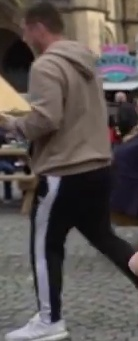
#> input picture BoT-SORT/00030.jpg, 138 x 341 px
$ python -i gmc.py   (imports and definitions only)
#> lines starting #> are read from the running program, lines starting #| are printed output that depends on the picture
#> further down, picture is the input picture: shape (341, 138, 3); mean B, G, R 80.4, 82.9, 90.4
import cv2
import matplotlib.pyplot as plt
import numpy as np
import copy
import time


class GMC:
    def __init__(self, method: str='sparseOptFlow', downscale=2, verbose=None):
        super(GMC, self).__init__()

        self.method = method.lower()
        self.downscale = max(1, int(downscale))

        if self.method == 'orb':
            self.detector = cv2.FastFeatureDetector_create(20)
            self.extractor = cv2.ORB_create()
            self.matcher = cv2.BFMatcher(cv2.NORM_HAMMING)

        elif self.method == 'sift':
            self.detector = cv2.SIFT_create(nOctaveLayers=3, contrastThreshold=0.02, edgeThreshold=20)
            self.extractor = cv2.SIFT_create(nOctaveLayers=3, contrastThreshold=0.02, edgeThreshold=20)
            self.matcher = cv2.BFMatcher(cv2.NORM_L2)

        elif self.method == 'ecc':
            number_of_iterations = 5000
            termination_eps = 1e-6
            self.warp_mode = cv2.MOTION_EUCLIDEAN
            self.criteria = (cv2.TERM_CRITERIA_EPS | cv2.TERM_CRITERIA_COUNT, number_of_iterations, termination_eps)

        elif self.method == 'sparseoptflow':
            self.feature_params = dict(maxCorners=1000, qualityLevel=0.01, minDistance=1, blockSize=3, useHarrisDetector=False, k=0.04)
            # self.gmc_file = open('GMC_results.txt', 'w')

        elif self.method == 'file' or self.method == 'files':
            seqName = verbose[0]
            ablation = verbose[1]
            if ablation:
                filePath = rf'tracker/GMC_files/MOT17_ablation'
            else:
                filePath = rf'tracker/GMC_files/MOTChallenge'

            if '-FRCNN' in seqName:
                seqName = seqName[:-6]
            elif '-DPM' in seqName:
                seqName = seqName[:-4]
            elif '-SDP' in seqName:
                seqName = seqName[:-4]

            self.gmcFile = open(filePath + "/GMC-" + seqName + ".txt", 'r')

            if self.gmcFile is None:
                raise ValueError("Error: Unable to open GMC file in directory:" + filePath)

        elif self.method == 'none':
            self.method = 'none'

        else:
            raise ValueError("Error: Unknown CMC method:" + method)

        self.prevFrame = None
        self.prevKeyPoints = None
        self.prevDescriptors = None

        self.initializedFirstFrame = False

    # [13 lines left out: function apply, not called in this run]

    def applyEcc(self, raw_frame, detections=None):

        # Initialize
        height, width, _ = raw_frame.shape
#> height = 341; width = 138
        frame = cv2.cvtColor(raw_frame, cv2.COLOR_BGR2GRAY)
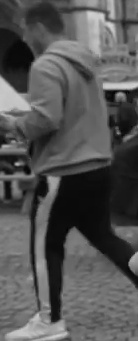
#> frame: shape (341, 138); min 2, max 212, mean 84.9
        H = np.eye(2, 3, dtype=np.float32)

        # Downscale image (TODO: consider using pyramids)
        if self.downscale > 1.0:
            frame = cv2.GaussianBlur(frame, (3, 3), 1.5)
            frame = cv2.resize(frame, (width // self.downscale, height // self.downscale))
#> frame: shape (170, 69)
            width = width // self.downscale
#> width = 69
            height = height // self.downscale
#> height = 170

        # Handle first frame
        if not self.initializedFirstFrame:
            # Initialize data
            self.prevFrame = frame.copy()

            # Initialization done
            self.initializedFirstFrame = True

            return H

        # Run the ECC algorithm. The results are stored in warp_matrix.
        # (cc, H) = cv2.findTransformECC(self.prevFrame, frame, H, self.warp_mode, self.criteria)
        try:
            (cc, H) = cv2.findTransformECC(self.prevFrame, frame, H, self.warp_mode, self.criteria, None, 1)
        except:
            print('Warning: find transform failed. Set warp as identity')

        return H

    # [204 lines left out: functions applyFeaures, applySparseOptFlow, applyFile, not called in this run]

>>> import cv2
>>> picture = cv2.imread('../00030.jpg')
>>> result = GMC().applyEcc(picture)
#> result = [[1, 0, 0], [0, 1, 0]]

$ run again, on BoT-SORT/00031.jpg
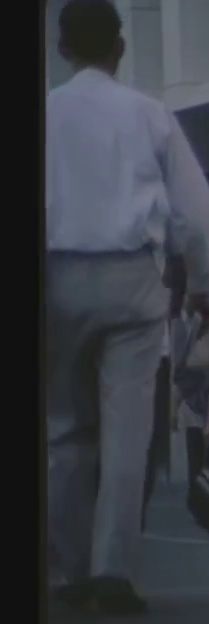
#> input picture BoT-SORT/00031.jpg, 209 x 624 px
#> picture is the input picture: shape (624, 209, 3); mean B, G, R 66.2, 58.8, 55.3
#> in applyEcc, `frame = cv2.cvtColor(raw_frame, cv2.COLOR_BGR2GRAY)`:
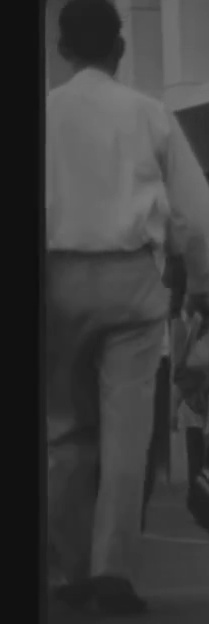
#> frame: shape (624, 209); min 14, max 125, mean 58.6
#> result = [[1, 0, 0], [0, 1, 0]]

$ run again, on BoT-SORT/1.png
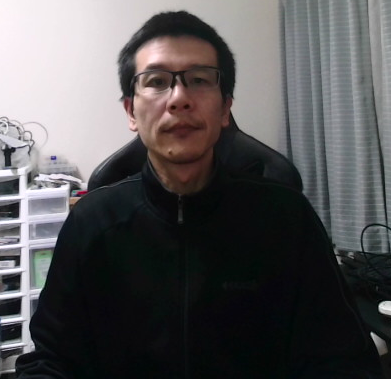
#> input picture BoT-SORT/1.png, 391 x 379 px
#> picture is the input picture: shape (379, 391, 3); mean B, G, R 86.5, 85.3, 86.7
#> in applyEcc, `frame = cv2.cvtColor(raw_frame, cv2.COLOR_BGR2GRAY)`:
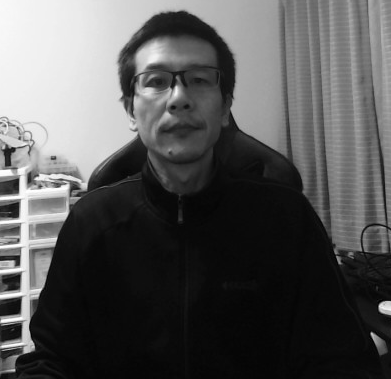
#> frame: shape (379, 391); min 0, max 254, mean 85.9
#> in applyEcc, `frame = cv2.resize(frame, (width // self.downscale, height // self.dow..`:
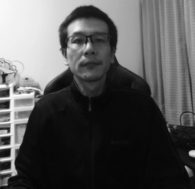
#> frame: shape (189, 195); min 5, max 252, mean 85.8
#> result = [[1, 0, 0], [0, 1, 0]]

$ run again, on BoT-SORT/2.png
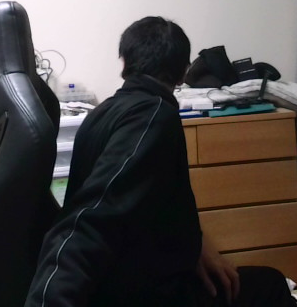
#> input picture BoT-SORT/2.png, 297 x 307 px
#> picture is the input picture: shape (307, 297, 3); mean B, G, R 68.2, 69.9, 75.1
#> in applyEcc, `frame = cv2.cvtColor(raw_frame, cv2.COLOR_BGR2GRAY)`:
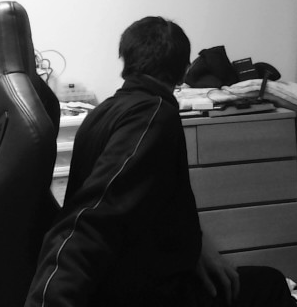
#> frame: shape (307, 297); min 0, max 254, mean 71.2
#> in applyEcc, `frame = cv2.resize(frame, (width // self.downscale, height // self.dow..`:
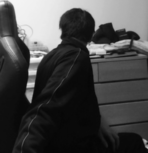
#> frame: shape (153, 148); min 5, max 250, mean 71.2
#> result = [[1, 0, 0], [0, 1, 0]]
